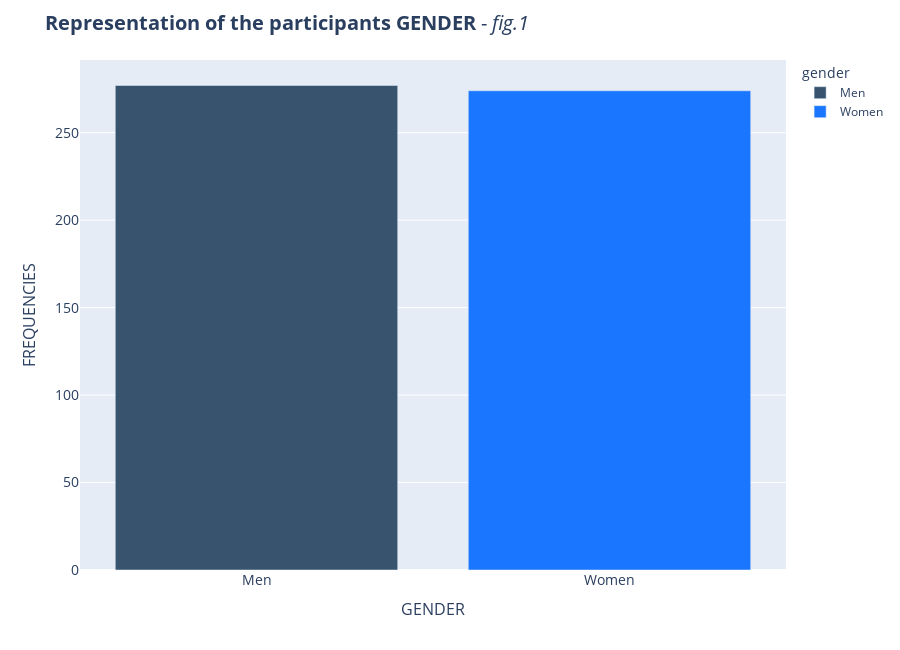
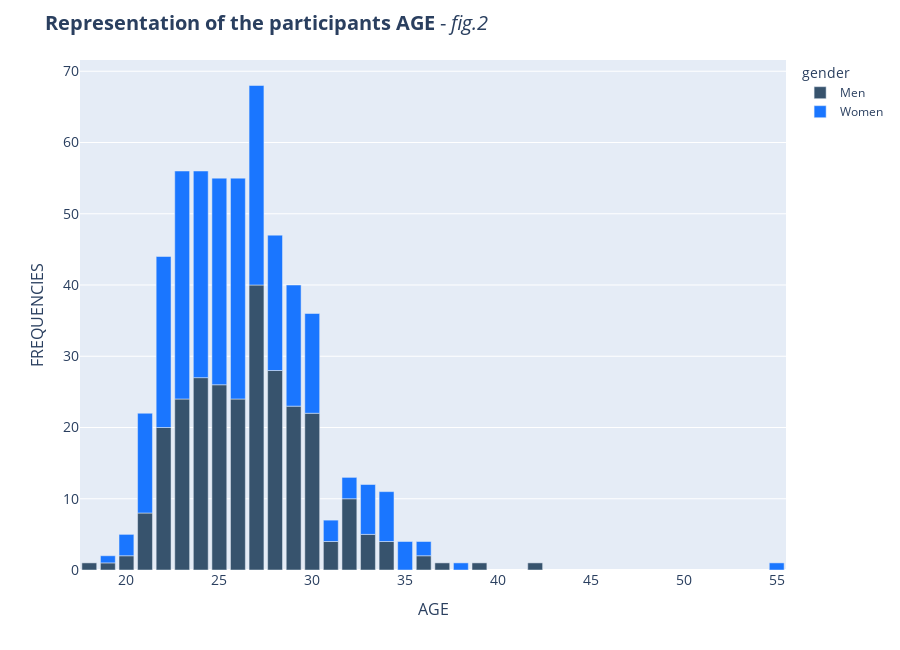
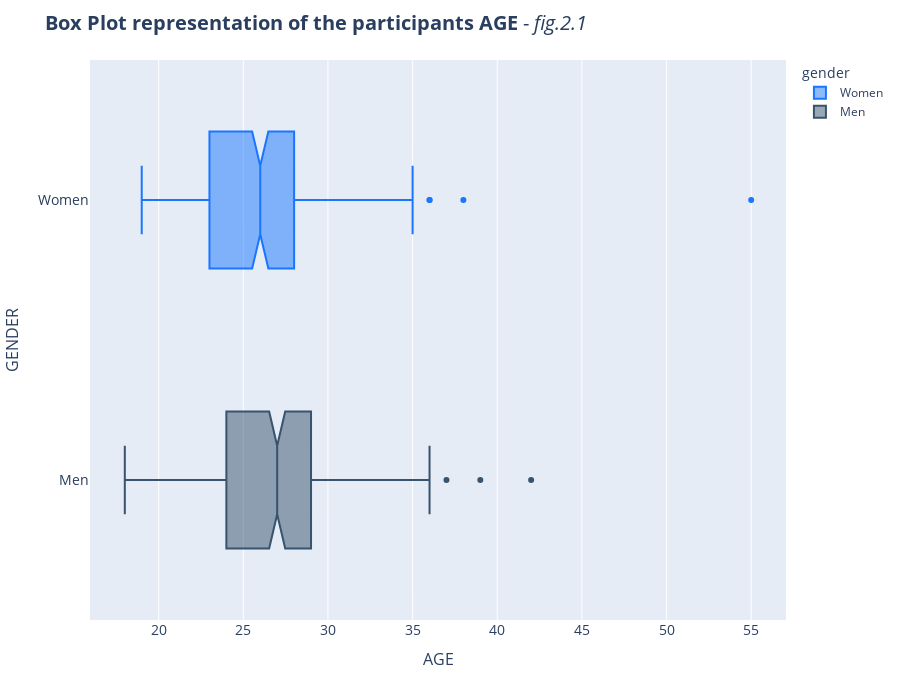
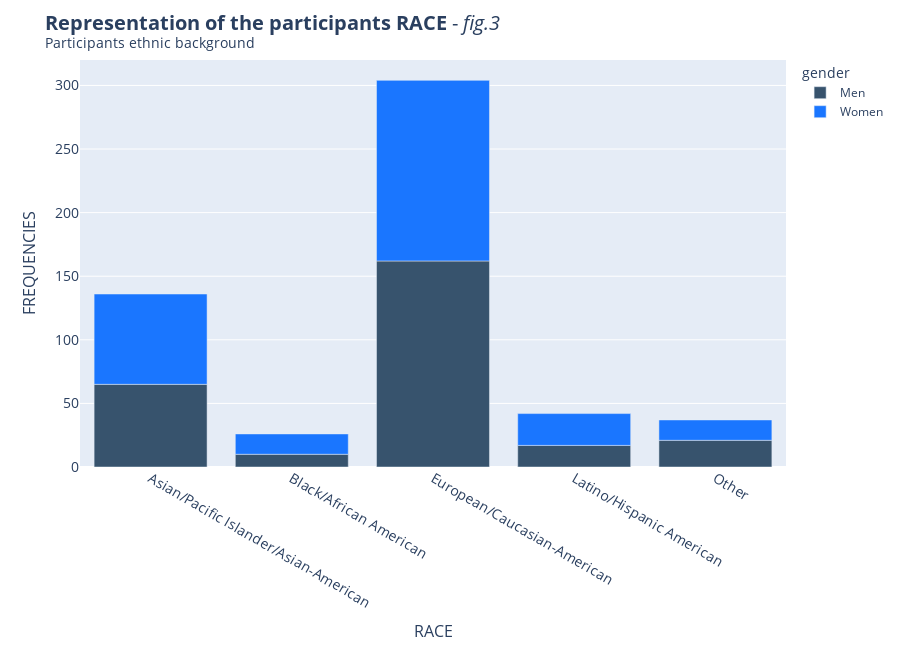

The code cell stored with these charts, in order, in its notebook:
### Markdown cell above
---------
### __3. LET'S GET TO KNOW WHO ARE OUR PARTICIPANTS__
---------

### Code cell
bivariate_graph_plot(df_participants, ['gender', 'age', 'race'])

### Figure 1 — Plotly figure (JSON) as saved in the notebook; plotly's stock layout.template omitted (floating-point values rounded to 4 significant figures)
{"data": [{"alignmentgroup": "True", "hovertemplate": "gender=%{x}<br>count=%{y}<extra></extra>", "legendgroup": "Men", "marker": {"color": "rgb(55, 83, 109)", "pattern": {"shape": ""}}, "name": "Men", "offsetgroup": "Men", "orientation": "v", "showlegend": true, "textposition": "auto", "type": "bar", "x": ["Men"], "xaxis": "x", "y": [277], "yaxis": "y"}, {"alignmentgroup": "True", "hovertemplate": "gender=%{x}<br>count=%{y}<extra></extra>", "legendgroup": "Women", "marker": {"color": "rgb(26, 118, 255)", "pattern": {"shape": ""}}, "name": "Women", "offsetgroup": "Women", "orientation": "v", "showlegend": true, "textposition": "auto", "type": "bar", "x": ["Women"], "xaxis": "x", "y": [274], "yaxis": "y"}], "layout": {"barmode": "relative", "height": 650, "legend": {"title": {"text": "gender"}, "tracegroupgap": 0}, "margin": {"t": 60}, "title": {"font": {"size": 20}, "text": "<b>Representation of the participants GENDER</b> - <i>fig.1</i>            <br><sup></i></sup>"}, "xaxis": {"anchor": "y", "categoryarray": ["Men", "Women"], "categoryorder": "array", "domain": [0, 1], "tickfont": {"size": 14}, "title": {"font": {"size": 16}, "text": "GENDER"}}, "yaxis": {"anchor": "x", "domain": [0, 1], "tickfont": {"size": 14}, "title": {"font": {"size": 16}, "text": "FREQUENCIES"}}}}

### Figure 2 — Plotly figure (JSON) as saved in the notebook; plotly's stock layout.template omitted (floating-point values rounded to 4 significant figures)
{"data": [{"alignmentgroup": "True", "hovertemplate": "gender=Men<br>age=%{x}<br>count=%{y}<extra></extra>", "legendgroup": "Men", "marker": {"color": "rgb(55, 83, 109)", "pattern": {"shape": ""}}, "name": "Men", "offsetgroup": "Men", "orientation": "v", "showlegend": true, "textposition": "auto", "type": "bar", "x": [18, 19, 20, 21, 22, 23, 24, 25, 26, 27, 28, 29, 30, 31, 32, 33, 34, 36, 37, 39, 42], "xaxis": "x", "y": [1, 1, 2, 8, 20, 24, 27, 26, 24, 40, 28, 23, 22, 4, 10, 5, 4, 2, 1, 1, 1], "yaxis": "y"}, {"alignmentgroup": "True", "hovertemplate": "gender=Women<br>age=%{x}<br>count=%{y}<extra></extra>", "legendgroup": "Women", "marker": {"color": "rgb(26, 118, 255)", "pattern": {"shape": ""}}, "name": "Women", "offsetgroup": "Women", "orientation": "v", "showlegend": true, "textposition": "auto", "type": "bar", "x": [19, 20, 21, 22, 23, 24, 25, 26, 27, 28, 29, 30, 31, 32, 33, 34, 35, 36, 38, 55], "xaxis": "x", "y": [1, 3, 14, 24, 32, 29, 29, 31, 28, 19, 17, 14, 3, 3, 7, 7, 4, 2, 1, 1], "yaxis": "y"}], "layout": {"barmode": "relative", "height": 650, "legend": {"title": {"text": "gender"}, "tracegroupgap": 0}, "margin": {"t": 60}, "title": {"font": {"size": 20}, "text": "<b>Representation of the participants AGE</b> - <i>fig.2</i>            <br><sup></i></sup>"}, "xaxis": {"anchor": "y", "domain": [0, 1], "tickfont": {"size": 14}, "title": {"font": {"size": 16}, "text": "AGE"}}, "yaxis": {"anchor": "x", "domain": [0, 1], "tickfont": {"size": 14}, "title": {"font": {"size": 16}, "text": "FREQUENCIES"}}}}

### Figure 3 — Plotly figure (JSON) as saved in the notebook; plotly's stock layout.template omitted (floating-point values rounded to 4 significant figures; data arrays with more than 128 entries replaced by an {"elided": "..."} marker saying what was removed)
{"data": [{"alignmentgroup": "True", "hovertemplate": "gender=%{y}<br>age=%{x}<extra></extra>", "legendgroup": "Women", "marker": {"color": "rgb(26, 118, 255)"}, "name": "Women", "notched": true, "offsetgroup": "Women", "orientation": "h", "showlegend": true, "type": "box", "x": {"elided": "274 int values"}, "x0": " ", "xaxis": "x", "y": {"elided": "274 str values"}, "y0": " ", "yaxis": "y"}, {"alignmentgroup": "True", "hovertemplate": "gender=%{y}<br>age=%{x}<extra></extra>", "legendgroup": "Men", "marker": {"color": "rgb(55, 83, 109)"}, "name": "Men", "notched": true, "offsetgroup": "Men", "orientation": "h", "showlegend": true, "type": "box", "x": {"elided": "277 int values"}, "x0": " ", "xaxis": "x", "y": {"elided": "277 str values"}, "y0": " ", "yaxis": "y"}], "layout": {"boxmode": "overlay", "height": 700, "legend": {"title": {"text": "gender"}, "tracegroupgap": 0}, "margin": {"t": 60}, "title": {"font": {"size": 20}, "text": "<b>Box Plot representation of the participants AGE</b> - <i>fig.2.1</i>                <br><sup></i></sup>"}, "xaxis": {"anchor": "y", "domain": [0, 1], "tickfont": {"size": 14}, "title": {"font": {"size": 16}, "text": "AGE"}}, "yaxis": {"anchor": "x", "categoryarray": ["Men", "Women"], "categoryorder": "array", "domain": [0, 1], "tickfont": {"size": 14}, "title": {"font": {"size": 16}, "text": "GENDER"}}}}

### Figure 4 — Plotly figure (JSON) as saved in the notebook; plotly's stock layout.template omitted (floating-point values rounded to 4 significant figures)
{"data": [{"alignmentgroup": "True", "hovertemplate": "gender=Men<br>race=%{x}<br>count=%{y}<extra></extra>", "legendgroup": "Men", "marker": {"color": "rgb(55, 83, 109)", "pattern": {"shape": ""}}, "name": "Men", "offsetgroup": "Men", "orientation": "v", "showlegend": true, "textposition": "auto", "type": "bar", "x": ["Asian/Pacific Islander/Asian-American", "Black/African American", "European/Caucasian-American", "Latino/Hispanic American", "Other"], "xaxis": "x", "y": [65, 10, 162, 17, 21], "yaxis": "y"}, {"alignmentgroup": "True", "hovertemplate": "gender=Women<br>race=%{x}<br>count=%{y}<extra></extra>", "legendgroup": "Women", "marker": {"color": "rgb(26, 118, 255)", "pattern": {"shape": ""}}, "name": "Women", "offsetgroup": "Women", "orientation": "v", "showlegend": true, "textposition": "auto", "type": "bar", "x": ["Asian/Pacific Islander/Asian-American", "Black/African American", "European/Caucasian-American", "Latino/Hispanic American", "Other"], "xaxis": "x", "y": [71, 16, 142, 25, 16], "yaxis": "y"}], "layout": {"barmode": "relative", "height": 650, "legend": {"title": {"text": "gender"}, "tracegroupgap": 0}, "margin": {"t": 60}, "title": {"font": {"size": 20}, "text": "<b>Representation of the participants RACE</b> - <i>fig.3</i>            <br><sup>Participants ethnic background</i></sup>"}, "xaxis": {"anchor": "y", "domain": [0, 1], "tickfont": {"size": 14}, "title": {"font": {"size": 16}, "text": "RACE"}}, "yaxis": {"anchor": "x", "domain": [0, 1], "tickfont": {"size": 14}, "title": {"font": {"size": 16}, "text": "FREQUENCIES"}}}}
